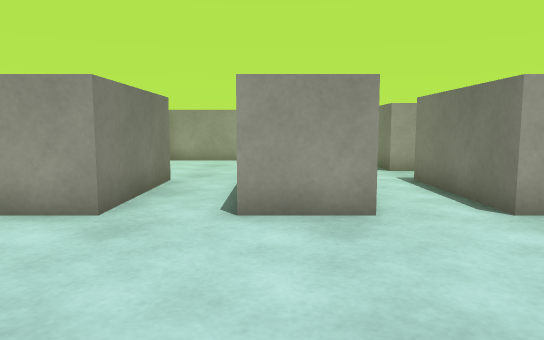
view 1 (above)

16 first-person views from a walk through a scene from a Unity 3-D project. The camera is 0.62 m above the floor, tilts 6° down and sees 70° across. The floor is counted in squares, 0.5 m on a side. Each view is taken from the middle of a square. On the plan, view 1 faces up. The plan holds only what a view shows up to about 15 squares ahead; the rest is blank. The place goes on beyond the plan. Surface patterns are stand-ins for the level's own textures.

view 2
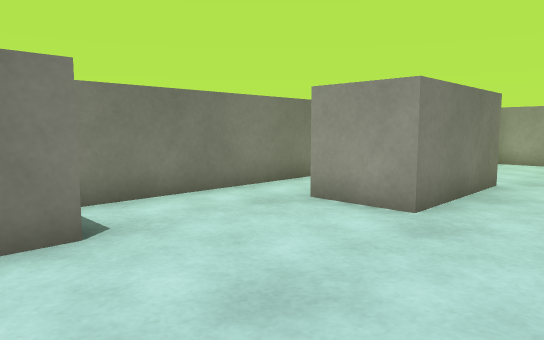

view 3
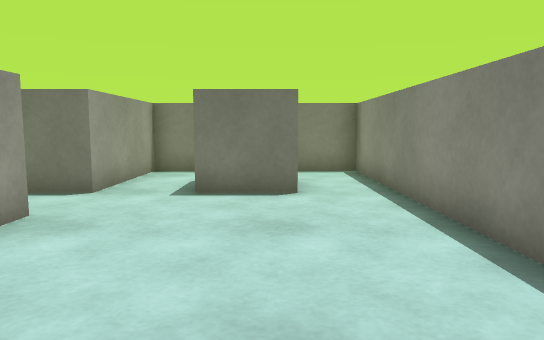

view 4
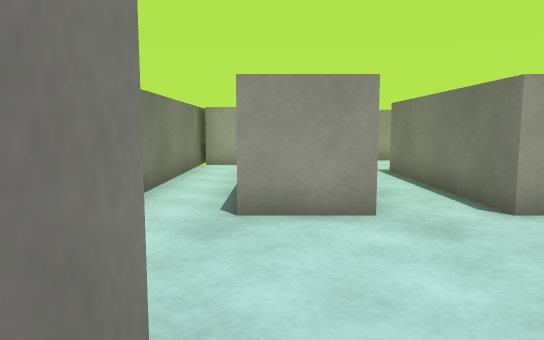

view 5
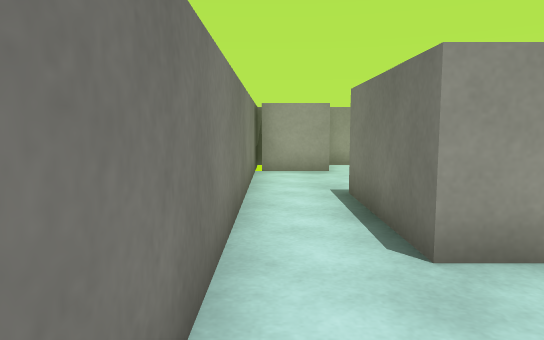

view 6
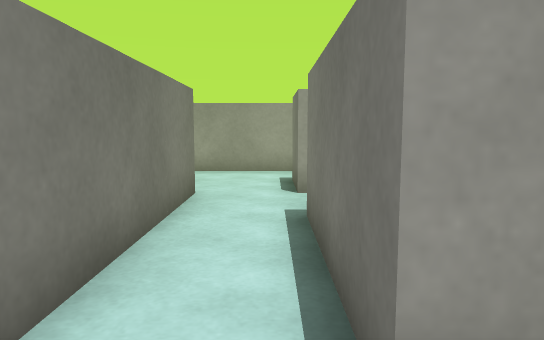

view 7
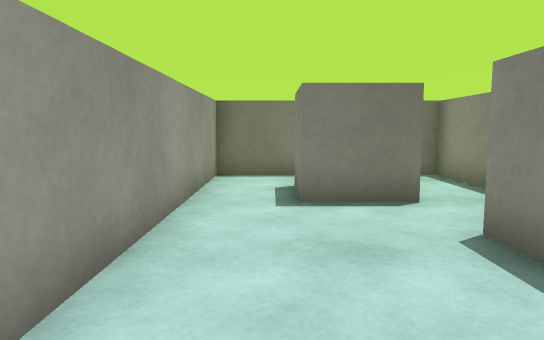

view 8
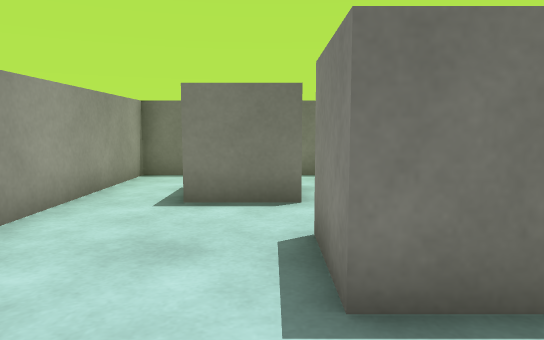

view 9
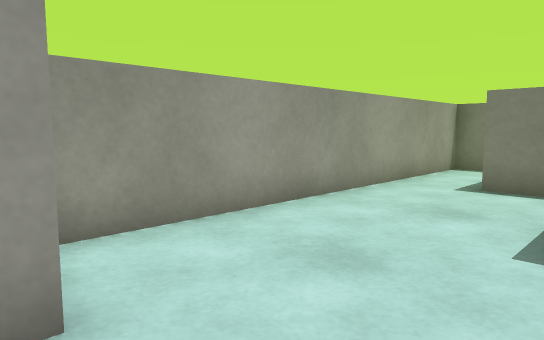

view 10
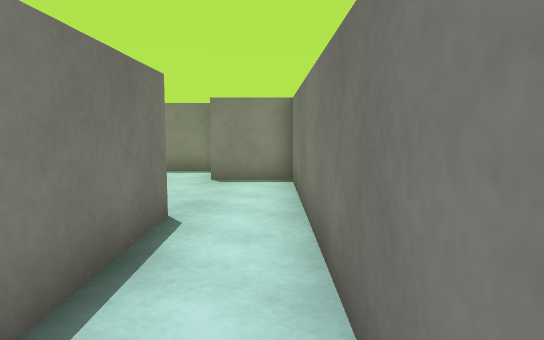

view 11
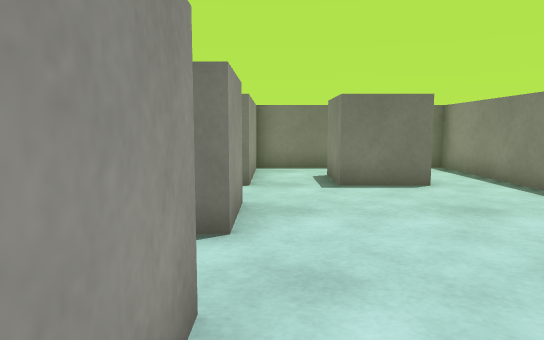

view 12
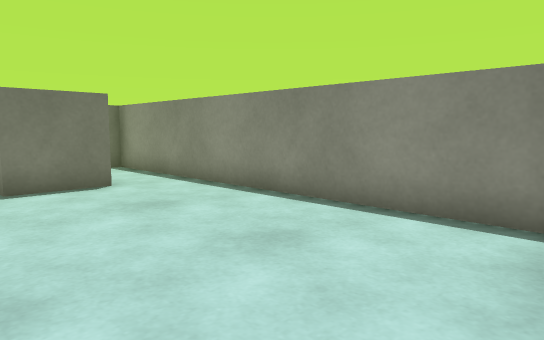

view 13
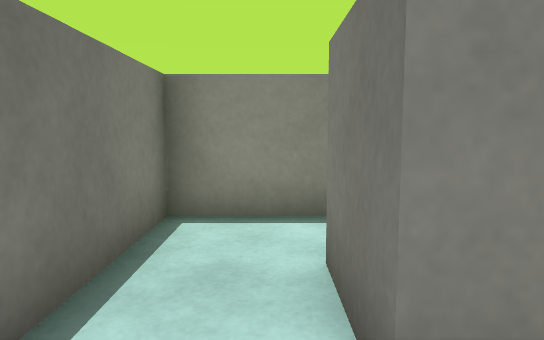

view 14
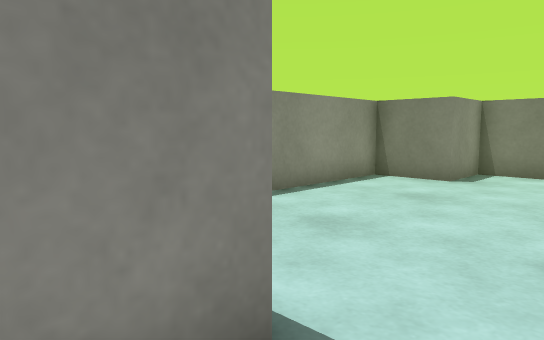

view 15
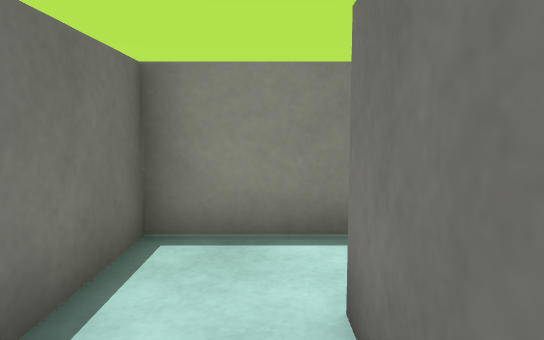

view 16
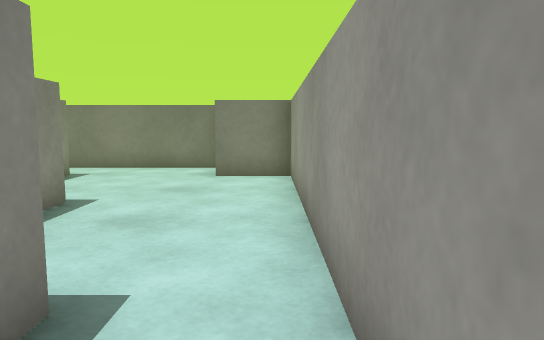

### Floor plan
Ten units are one square. View 1 is at (0, 0); x grows to the right and y downward. Boxes are objects, and circles mark ways between rooms. Rooms are numbered by the first view taken in them; rooms with no view inside come last. Other rooms are left out.
<svg viewBox="-70 -160 150 170">
<path fill="none" stroke="#000" d="M16 -55 -5 -55 -5 -105M35 -14 35 -35 55 -35 55 -15M-25 -96 -25 -55 -45 -55 -45 -95M15 -105 15 -60M-65 -106 -65 -15 -45 -15 -45 5 75 5 75 -55 35 -55 35 -95M-5 -105 -5 -115 15 -115 15 -105M42 -115 35 -115 35 -135 55 -135 55 -115M50 -95 75 -95 75 -155 -43 -155 -43 -135 -64 -135M-65 -148 -65 -106"/>
<circle cx="-15" cy="-98" r="3" fill="#2a7"/>
<text x="0" y="-40">1</text>
<text x="10" y="-130">2</text>
</svg>
Room 1 opens to room 2.

Where each view was taken, in squares from view 1:
view 1: 0 up, 0 right, facing up
view 2: 0 up, 0 right, facing up-left
view 3: 2 up, 4 left, facing right
view 4: 0 up, 4 left, facing up
view 5: 2 up, 6 left, facing up
view 6: 4 up, 3 right, facing up
view 7: 14 up, 3 left, facing right
view 8: 12 up, 3 left, facing right
view 9: 11 up, 5 left, facing up-right
view 10: 11 up, 6 left, facing down
view 11: 5 up, 5 left, facing right
view 12: 5 up, 5 left, facing down-right
view 13: 5 up, 6 right, facing down
view 14: 5 up, 5 right, facing down-left
view 15: 14 up, 6 right, facing down
view 16: 15 up, 6 right, facing left
